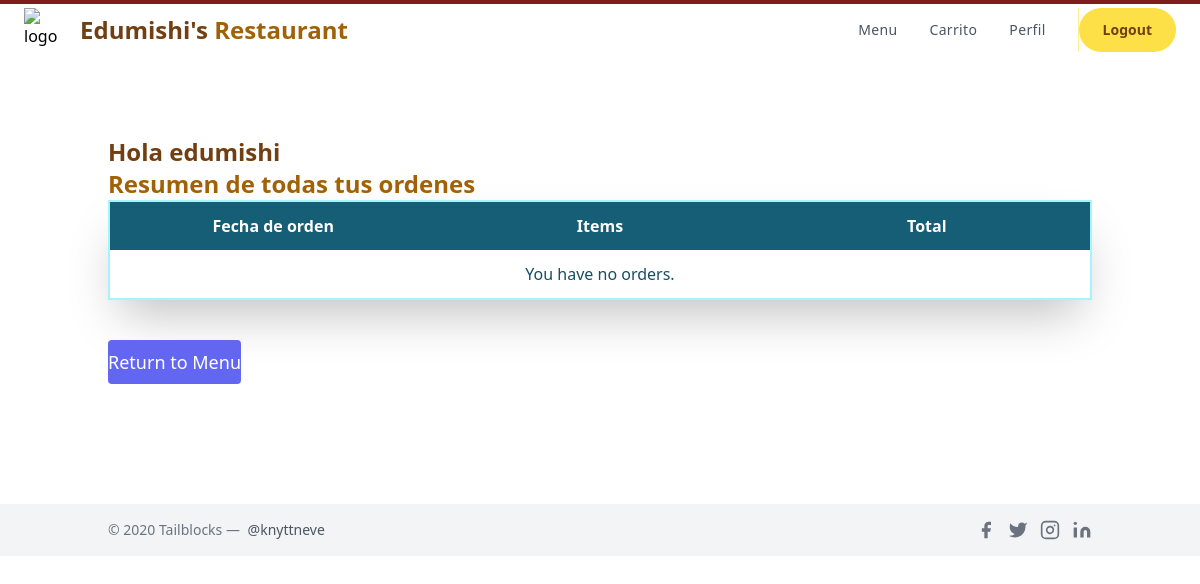
/profile (signed in), run on an earlier commit of the app's database.
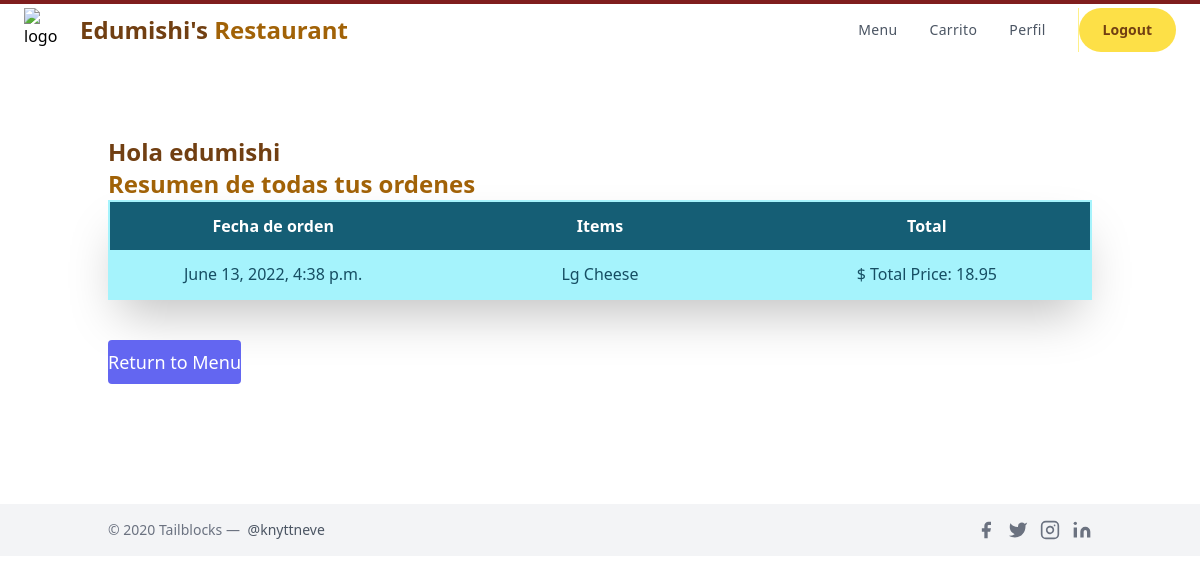
And on a later commit of the database.
### orders/models.py (models this page shows, shortened)
class Order(models.Model):
    ref_code = models.CharField(max_length=15, blank=True)
    owner = models.ForeignKey(Profile, on_delete=models.SET_NULL, null=True)
    is_ordered = models.BooleanField(default=False)
    ordered_items = models.ManyToManyField(OrderItem)
    date_ordered = models.DateTimeField(auto_now=True)
    def get_cart_total(self):
        return sum([item.menu_item.price for item in self.ordered_items.all()]
        + [item.extras_cost for item in self.ordered_items.all()])

class OrderItem(models.Model):
    menu_item = models.ForeignKey(Menu_Item,on_delete=models.CASCADE,
                                    blank=True, null=True)
    is_ordered = models.BooleanField(default=False)
    date_added = models.DateTimeField(auto_now=True)
    date_ordered = models.DateTimeField(null=True)
    is_topping =models.BooleanField(default=False)
    num_extras = models.IntegerField( blank=True, default=0)
    extras = models.CharField(max_length=400,  blank=True, null=True)
    extras_cost = models.DecimalField(max_digits=4,decimal_places=2, default = 0.00)
    ptoppings = models.CharField(max_length=400,  blank=True, null=True)

class Menu_Item(models.Model):
    MENU_CATEGORIES = (
    ('Pizza', 'Pizza'),
    ('Pasta', 'Pasta'),
    ('Subs', 'Subs'),
    ('Salad', 'Salad'),
    ('Dinner_Platter', 'Dinner_Platter'),
    ('Topping', 'Topping'),
    ('Extra', 'Extra'),
    ('Dessert', 'Dessert'),
    ('Pastry', 'Pastry'),
    ('Main', 'Main'),
    ('Appetizer', 'Appetizer'),
    ('Side', 'Side'),
    ('Miscellaneous', 'Miscellaneous')
    )
    SIZE_CATEGORIES = (
    ('Sm', 'Small'),
    ('Md', 'Medium'),
    ('Lg', 'Large'),
    ('XL', 'Extra_Large')
    )
    category = models.CharField(max_length=36, null=True, blank=True,
                                choices=MENU_CATEGORIES,
                                help_text='Categoría del elemento del menú.')
    name = models.CharField(max_length=128,
                            help_text='Nombre del elemento del menú')
    price =  models.DecimalField(max_digits=4, null=True, blank=True,
                                decimal_places=2, default=0.00)
    sizes = models.CharField(max_length=4, null=True, blank=True,
                                choices=SIZE_CATEGORIES,
                                help_text='Ingrese el tamaños \
                                            del elemento del menú')
    toppings = models.CharField( max_length=400, blank=True, null=True,
                                help_text='Introducir ingredientes')
    num_toppings = models.CharField(max_length=10, blank=True, null=True)

### orders/views.py (the view)
# urls.py: path('profile', views.profile, name='profile'),
@login_required()
def profile(request):
    my_user_profile = Profile.objects.filter(user=request.user).first()
    my_orders = Order.objects.filter(is_ordered=False, owner=my_user_profile) #ojo aqui tambien
    context = { 'my_orders': my_orders, 'user': request.user}
    return render(request, "orders/profile.html", context)

### orders/templates/orders/profile.html (shortened to what this page needs)
{% extends 'orders/layout.html' %}
{%block template%}
<div class="container px-5 py-20 mx-auto flex flex-wrap items-center">
    <div>
        <h1 class="text-2xl font-bold text-yellow-900">
            Hola {{user}} <h1 class="text-2xl font-bold text-yellow-700"> Resumen de todas tus ordenes</h1>
        </h1>
        <table class="shadow-2xl border-2 border-cyan-200 w-full md:table-fixed content-center">
            <thead class="text-white">
                <tr>
                    <th class="py-3 bg-cyan-800">Fecha de orden</th>
                    <th class="py-3 bg-cyan-800">Items</th>
                    <th class="py-3 bg-cyan-800">Total</th>
                </tr>
            </thead>
            <tbody class="text-cyan-900 text-center">
                {% for order in my_orders %}
                    <tr class="bg-cyan-200 hover:bg-cyan-100 cursor-pointer duration-300">
                        <td class="py-3 px-6">{{ order.date_ordered }}</td>
                        <td class="py-3 px-6">{% for item in order.ordered_items.all %}
                            {%if item.menu_item.category == "Pizza" and "Topping" not in item.menu_item.name %}
                            {{item.menu_item.sizes}}
                            {{ item.menu_item.name }}
                            {% endif %}
                            {% endfor %}
                        </td>
                        <td class="py-3 px-6">$ Total Price: {{ order.get_cart_total }}</td>
                    </tr>
                    {% empty %}
                    <tr>
                        <td class="py-3 px-6"></td>
                        <td class="py-3 px-6"> You have no orders.</td>
                        <td class="py-3 px-6"></td>
                    </tr>
                {% endfor %}
            </tbody>
        </table>
            <button class="text-white bg-indigo-500 border-0 py-2 my-10 focus:outline-none hover:bg-indigo-600 rounded text-lg"><a href="{% url 'orders:index' %}" >
                {% if not order %}Return to Menu{% else %}Go to Menu {% endif %}
              </a></button>
    </div>
</div>
{% endblock %}

What changed in the data, as far as the page shows it:
added Order: date_ordered "June 13, 2022, 4:38 p.m.", get_cart_total "18.95"
added OrderItem: menu_item.sizes "Lg", menu_item.name "Cheese"
Also different on the page:
text no longer shown: "You have no orders."
